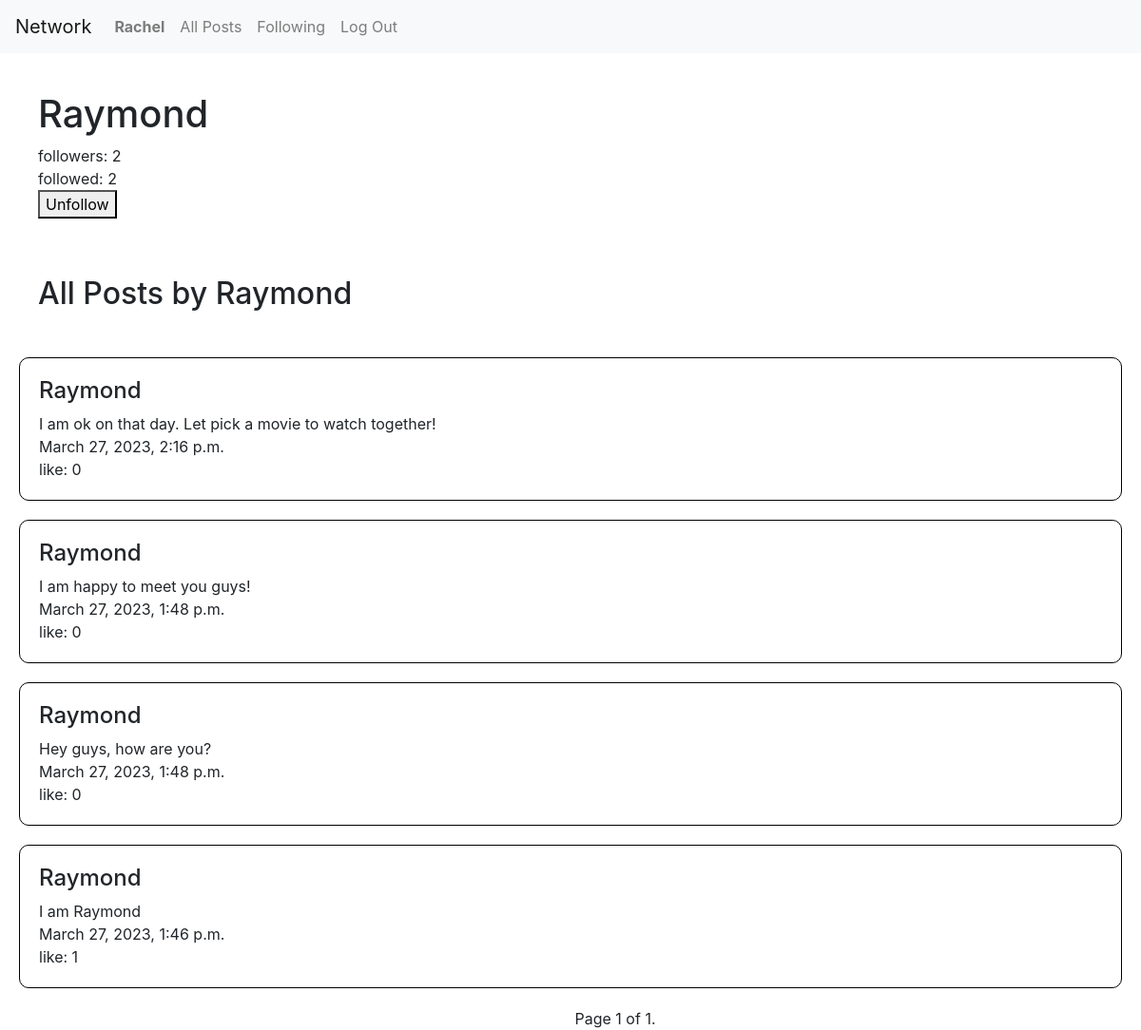
/profile/5 (signed in), run on the app's committed database.
### network/models.py (models this page shows, shortened)
class User(AbstractUser):
    pass

class Post(models.Model):
    content = models.CharField(max_length=1000)
    writer = models.ForeignKey(User, on_delete=models.CASCADE, related_name = "post")
    time = models.DateTimeField(auto_now_add=True)
    like_no = models.PositiveIntegerField(default=0)
    liked_user = models.ManyToManyField(User, blank=True, related_name = "liked_post")

### network/views.py (the view)
# urls.py: path("profile/<int:user_id>", views.profile, name="profile"),
def profile(request, user_id):
    user = User.objects.get(id = user_id)
    no_being_follow = Follow.objects.filter(be_followed = user_id).count()
    no_to_follow = Follow.objects.filter(to_follow = user_id).count()
    if request.user.id:
        if request.user.id == user_id:
            same = True
        else:
            same = False
    else:
        same = True
    has_followed = check_followed (request.user.id, user_id)
    list = user.post.all().order_by('-time')
    p = Paginator(list,10)
    page_number = request.GET.get('page')
    page_obj = p.get_page(page_number)
    return render(request, "network/profile.html",{
        "user_id": user.id,
        "username": user.username,
        "user_post": page_obj,
        "same_user": same,
        "being_follow": no_being_follow,
        "to_follow": no_to_follow,
        "has_followed": has_followed
    })

### network/util.py (called while the page is built)
def check_followed (request_id, check_id):
    try:
        Follow.objects.get(be_followed = check_id, to_follow = request_id)
    except ObjectDoesNotExist:
        return False
    else:
        return True

### network/templates/network/profile.html (shortened to what this page needs)
{% extends "network/layout.html" %}
{% block body %}
    <div style="padding: 20px; margin: 20px;">
        <h1>{{ username }}</h1>
        followers: {{ being_follow }}
        <br>
        followed: {{ to_follow }}
        <br>
        {% if same_user == False %}
            {% if has_followed == False %}
                <button onclick="location.href='{% url 'follow' user_id %}'" type="button">Follow</button>
            {% else %}
            <button onclick="location.href='{% url 'unfollow' user_id %}'" type="button">Unfollow</button>
            {% endif %}
        {% endif %}
    </div>
    <div style="padding: 20px; margin: 20px;"><h2>All Posts by {{ username }}</h2></div>
    {% for item in user_post %}
        <div class="post_box">
            <h4>{{ item.writer }}</h4>
            {{ item.content}}
            <br>
            {{item.time}}
            <br>
            like: {{item.like_no}}
        </div>
    {% endfor %}
    <div class = "pagination">
        <span class="step-links">
            <div class="current">
                Page {{ user_post.number }} of {{ user_post.paginator.num_pages }}.
            </div>
        </span>
    </div>
{% endblock %}

### network/templates/network/layout.html (shortened to what this page needs)
{% load static %}
<!DOCTYPE html>
<html lang="en">
    <head>
        <link rel="stylesheet" href="https://stackpath.bootstrapcdn.com/bootstrap/4.4.1/css/bootstrap.min.css">
        <link href="{% static 'network/styles.css' %}" rel="stylesheet">
    </head>
    <body>
        <nav class="navbar navbar-expand-lg navbar-light bg-light">
            <a class="navbar-brand" href="{% url 'index' %}">Network</a>
            <div>
              <ul class="navbar-nav mr-auto">
                {% if user.is_authenticated %}
                    <li class="nav-item">
                        <a class="nav-link" href="{% url 'profile' user.id %}"><strong>{{ user.username }}</strong></a>
                    </li>
                {% endif %}
                <li class="nav-item">
                  <a class="nav-link" href="{% url 'index' %}">All Posts</a>
                </li>
                {% if user.is_authenticated %}
                    <li class="nav-item">
                        <a class="nav-link" href="{% url 'following' %}">Following</a>
                    </li>
                    <li class="nav-item">
                        <a class="nav-link" href="{% url 'logout' %}">Log Out</a>
                    </li>
                {% endif %}
              </ul>
            </div>
          </nav>
        <div class="body">
            {% block body %}
            {% endblock %}
        </div>
    </body>
</html>

### network/static/network/styles.css (style rules this page uses)
.post_box { border: 1px solid black; border-radius: 10px; margin: 20px; padding: 20px; }
.pagination { text-align: center; position: absolute; left:50%; }
.current { display: inline-block; }

### data on the page
User: username "Rachel"
User: username "Raymond"
Post: writer "Raymond", content "I am ok on that day. Let pick a movie to watch together!", time "March 27, 2023, 2:16 p.m.", like_no "0"
Post: writer "Raymond", content "I am happy to meet you guys!", time "March 27, 2023, 1:48 p.m.", like_no "0"
Post: writer "Raymond", content "Hey guys, how are you?", time "March 27, 2023, 1:48 p.m.", like_no "0"
Post: writer "Raymond", content "I am Raymond", time "March 27, 2023, 1:46 p.m.", like_no "1"

### other printed values
{{ being_follow }} "2"
{{ to_follow }} "2"
{{ user_post.number }} "1"
{{ user_post.paginator.num_pages }} "1"
